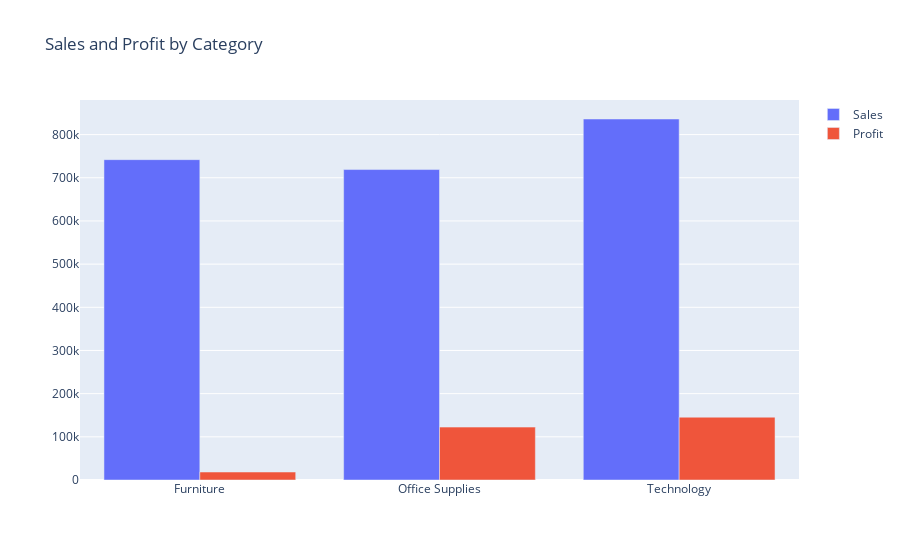

Notebook code for this chart:
### Code cell
category_summary = df.groupby("Category", as_index=False).agg({"Sales":"sum","Profit":"sum"})
fig4 = go.Figure(data=[
    go.Bar(name="Sales", x=category_summary["Category"], y=category_summary["Sales"]),
    go.Bar(name="Profit", x=category_summary["Category"], y=category_summary["Profit"])
])
fig4.update_layout(barmode="group", title="Sales and Profit by Category")
fig4.show()

### Figure 1 — Plotly figure (JSON) as saved in the notebook; plotly's stock layout.template omitted (floating-point values rounded to 4 significant figures)
{"data": [{"name": "Sales", "type": "bar", "x": ["Furniture", "Office Supplies", "Technology"], "y": [742000.0, 719000.0, 836200.0]}, {"name": "Profit", "type": "bar", "x": ["Furniture", "Office Supplies", "Technology"], "y": [18450.0, 122500.0, 145500.0]}], "layout": {"barmode": "group", "title": {"text": "Sales and Profit by Category"}}}
